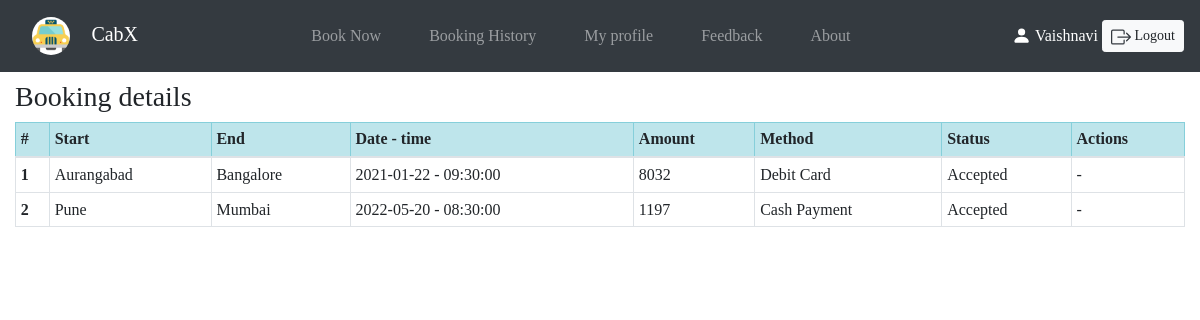
The app's page /booking_hist.php (signed in) with its own data.
### tables this page shows
CREATE TABLE `payment` (
  `pay_id` int(11) NOT NULL,
  `book_id` int(11) NOT NULL,
  `method` varchar(50) NOT NULL,
  `amount` int(11) NOT NULL
);

CREATE TABLE `booking` (
  `book_id` int(11) NOT NULL,
  `pid` int(11) NOT NULL,
  `car_id` int(11) NOT NULL,
  `pick_up` varchar(50) NOT NULL,
  `drop_loc` varchar(50) NOT NULL,
  `no_ppl` int(11) NOT NULL,
  `date` date NOT NULL,
  `time` time NOT NULL,
  `status` varchar(30) NOT NULL,
  `booked_at` date NOT NULL DEFAULT current_timestamp()
);

### booking_hist.php (the view, shortened to what this page needs)
<?php
require "partials/_config.php";
if(!isset($_SESSION['login']) || $_SESSION['login'] != true)
{
    header("location: login.php");
}
else if(isset($_SESSION['pid']))
{
  $pid=$_SESSION['pid'];
}
else if(isset($_SESSION['did']))
{
  $did=$_SESSION['did'];
}
?>
<!doctype html>
<html lang="en">
<head>
    <link rel="stylesheet" href="https://cdn.jsdelivr.net/npm/bootstrap@4.5.3/dist/css/bootstrap.min.css"
>
    <link rel="stylesheet" href="css/styles.css">
</head>
<body>
    <?php require "partials/_nav.php";
    if(isset($pid))
    {
    ?>
    <div class="container-fluid my-2">
        <h3>Booking details</h3>
        <table class="table table-sm table-bordered table-hover my-2">
            <thead class="table-info">
                <tr>
                    <th scope="col">#</th>
                    <th scope="col">Start</th>
                    <th scope="col">End</th>
                    <th scope="col">Date - time</th>
                    <th scope="col">Amount</th>
                    <th scope="col">Method</th>
                    <th scope="col">Status</th>
                    <th scope="col">Actions</th>
                </tr>
            </thead>
            <tbody>
                <?php
                $sql="select booking.book_id,pick_up,drop_loc,date,time,status,amount,method from booking,payment where booking.book_id=payment.book_id and pid=".$pid;
                $result=mysqli_query($conn,$sql);
                $i=1;
                while($row=mysqli_fetch_assoc($result))
                {
                  echo '<tr>
                    <th scope="row">'.$i++.'</th>
                    <td>'.$row["pick_up"].'</td>
                    <td>'.$row["drop_loc"].'</td>
                    <td>'.$row["date"].' - '.$row["time"].'</td>
                    <td>'.$row["amount"].'</td>
                    <td>'.$row["method"].'</td>
                    <td>'.$row["status"].'</td>
                    <td>';
                    if($row["status"]!="Accepted"){
                      echo '<form action="#" method="post" class="d-inline">
                        <input type="hidden" name="book_id" value='.$row["book_id"].'>
                        <button class="btn btn-sm btn-primary" name="edit">Edit</button>
                      </form>
                      <button class="delete btn btn-sm btn-danger" id=d'.$row["book_id"].'>Delete</button>';
                    }
                    else{
                      echo '-';
                    }
                    echo '</td>
                  </tr>';
                }
                ?>
            </tbody>
        </table>
    </div>
    <?php
    }
    ?>
</body>
</html>

### partials/_nav.php (shortened to what this page needs)
<?php
if(!isset($_SESSION['login']) || $_SESSION['login'] != true || !isset($_SESSION['pid']))
{
    $loggedin = false;
}
else
{
    $loggedin = true;
}
if(!isset($_SESSION['did']))
{
    $driver_login=false;
}
else
{
    $driver_login=true;
}
echo '<nav class="navbar navbar-expand-md navbar-dark bg-dark sticky-top">
        <a class="navbar-brand" href="index.php">
            <img src="img/logo1.png" class="logo mx-3" alt="logo img">
            CabX
        </a>
        <button class="navbar-toggler" type="button" data-toggle="collapse" data-target="#navbarSupportedContent"
            aria-controls="navbarSupportedContent" aria-expanded="false" aria-label="Toggle navigation">
            <span class="navbar-toggler-icon"></span>
        </button>
        <div class="collapse navbar-collapse" id="navbarSupportedContent">
            <ul class="navbar-nav mx-auto">';
if($loggedin)
{
    echo '<li class="nav-item mx-3">
        <a class="nav-link" href="booking.php">Book Now</a>
    </li>
    <li class="nav-item mx-3">
        <a class="nav-link" href="booking_hist.php">Booking History</a>
    </li>
    <li class="nav-item mx-3">
        <a class="nav-link" href="profile.php">My profile</a>
    </li>
    <li class="nav-item mx-3">
        <a class="nav-link" href="feedback.php">Feedback</a>
    </li>';
}
echo '<li class="nav-item mx-3">
        <a class="nav-link" href="about.php">About</a>
    </li>
    </ul>';
if($loggedin || $driver_login)
{
    echo '<svg width="1.2em" height="1.2em" viewBox="0 0 16 16" class="bi bi-person-fill mx-1" fill="currentColor"
    xmlns="http://www.w3.org/2000/svg">
    <path fill-rule="evenodd"
        d="M3 14s-1 0-1-1 1-4 6-4 6 3 6 4-1 1-1 1H3zm5-6a3 3 0 1 0 0-6 3 3 0 0 0 0 6z" />
    </svg>
    <p class="name mt-3" id="profileName">'.$_SESSION['username'].'</p>
    <a class="btn btn-sm btn-light ml-1" href="logout.php"><svg xmlns="http://www.w3.org/2000/svg" width="20" height="20" fill="currentColor" class="bi bi-box-arrow-right text-dark" viewBox="0 0 16 16">
    <path fill-rule="evenodd" d="M10 12.5a.5.5 0 0 1-.5.5h-8a.5.5 0 0 1-.5-.5v-9a.5.5 0 0 1 .5-.5h8a.5.5 0 0 1 .5.5v2a.5.5 0 0 0 1 0v-2A1.5 1.5 0 0 0 9.5 2h-8A1.5 1.5 0 0 0 0 3.5v9A1.5 1.5 0 0 0 1.5 14h8a1.5 1.5 0 0 0 1.5-1.5v-2a.5.5 0 0 0-1 0v2z"/>
    <path fill-rule="evenodd" d="M15.854 8.354a.5.5 0 0 0 0-.708l-3-3a.5.5 0 0 0-.708.708L14.293 7.5H5.5a.5.5 0 0 0 0 1h8.793l-2.147 2.146a.5.5 0 0 0 .708.708l3-3z"/>
    </svg> Logout</a>
    </div>';
}
echo '</div>
</nav>';
?>

### css/styles.css (style rules this page uses)
* { box-sizing: border-box; }
body { font-family: Georgia, 'Times New Roman', Times, serif; }
.logo { width: 100%; width: 2.4rem; height: 2.4rem; border-radius: 50%; }
.nav-item { display: flex; justify-content: center; align-items: center; }
.bi { color: white; }
#profileName { color: white; }

### records on screen
payment: book.pick_up "Aurangabad", book.drop_loc "Bangalore", book.date "2021-01-22", book.time "09:30:00", amount "8032", method "Debit Card", book.status "Accepted"
payment: book.pick_up "Pune", book.drop_loc "Mumbai", book.date "2022-05-20", book.time "08:30:00", amount "1197", method "Cash Payment", book.status "Accepted"

### other values on screen
$_SESSION['username'] "Vaishnavi"
